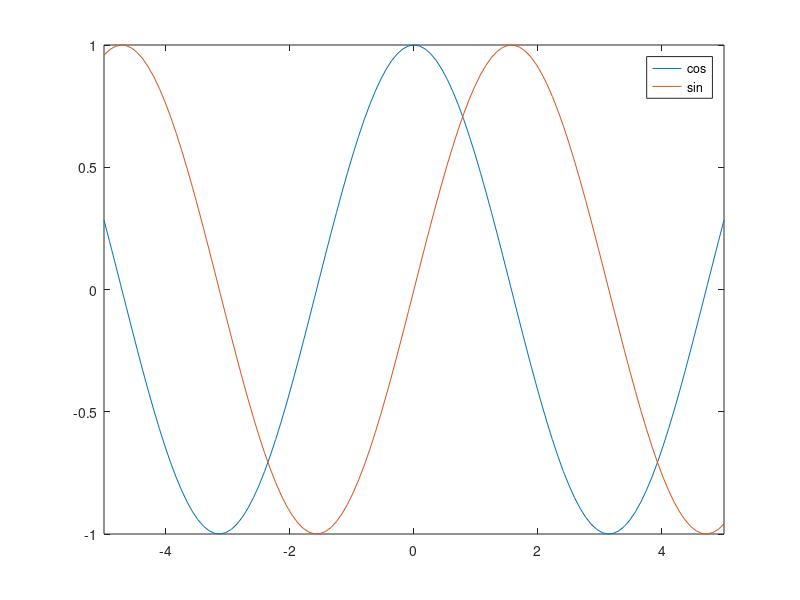

Source code (MATLAB): (Note: this script raises an error after producing the figure.)
%LEGTEST
clc, clear, close all

figure
fplot(@cos)
hold on
fplot(@sin)
legend cos sin
legtools.adddummy(legend,'dummy','ok')
legtools.permute(legend,[3 2 1])
legtools.remove(legend,2)
legtools.append(legend,'sin')
% Bug:
% Append assumes the parent axes' children to be in the same order as the
% legend entries, which may not be case if legtools.permute has been called